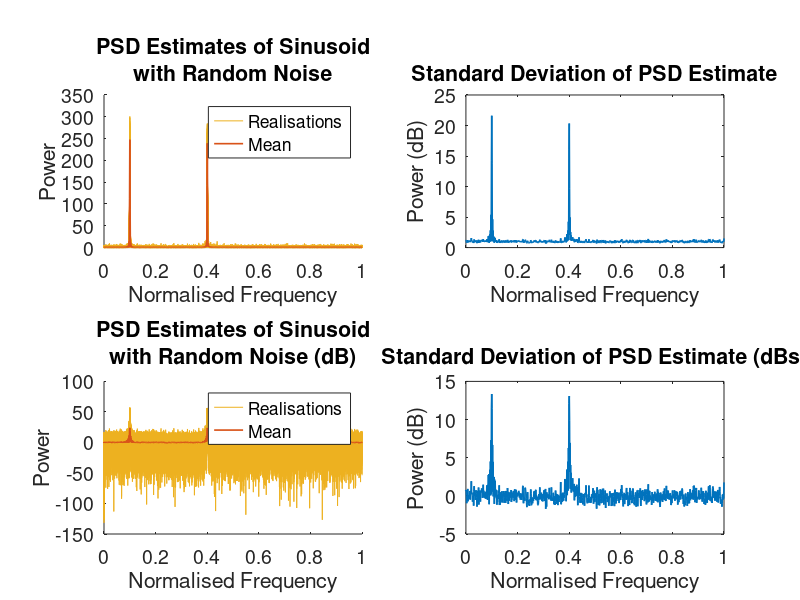

Write MATLAB code to recreate this figure.
% 1.3.b)c) Correlation Estimation
clear;

% Generate the PSD estimate (biased) of several realisations of a random
% process

t = [0:0.01:9.99];
reps = 100;
noise = randn(reps, length(t));
x1 = repmat((sin(2*pi*20*t)+sin(2*pi*5*t)), reps, 1) + noise;
L = 2*length(t) - 1;
normf = linspace(-1, 1, L);
P_all = zeros(reps, L);

figure();
for i = 1:reps
    acf = xcorr(x1(i,:), 'biased');
    P = abs(fftshift(fft(acf)));
    
    % Plotting with linear power
    subplot(2, 2, 1); hold on; 
    one = plot(normf, P, 'Color',[0.9290, 0.6940, 0.1250] ); xlim([0, 1]); hold off;
    
    % Plotting with power in dBs
    subplot(2, 2, 3); hold on;
    one_dB = plot(normf, 10*log(P), 'Color', [0.9290, 0.6940, 0.1250]);  xlim([0, 1]); hold off;
    
    % Store PSD estimates
    P_all(i, :) = P;
end
subplot(2, 2, 1); hold on; 
m = plot(normf, mean(P_all, 1), 'Color', [0.8500, 0.3250, 0.0980], 'LineWidth', 1.2);
set(gca, 'FontSize', 14); xlabel('Normalised Frequency'); ylabel('Power')
title({'PSD Estimates of Sinusoid', 'with Random Noise'}); legend([one, m], {'Realisations', 'Mean'})

subplot(2, 2, 3); hold on; 
m = plot(normf, 10*log10(mean(P_all, 1)), 'Color', [0.8500, 0.3250, 0.0980], 'LineWidth', 1.2);
set(gca, 'FontSize', 14); xlabel('Normalised Frequency'); ylabel('Power')
title({'PSD Estimates of Sinusoid', 'with Random Noise (dB)'}); legend([one_dB, m], {'Realisations', 'Mean'})

subplot(2, 2, 2); plot(normf, std(P_all, 1), 'LineWidth', 1.2); xlim([0, 1]);
set(gca, 'FontSize', 14); xlabel('Normalised Frequency'); ylabel('Power (dB)')
title('Standard Deviation of PSD Estimate'); 

subplot(2, 2, 4); plot(normf, 10*log10(std(P_all, 1)), 'LineWidth', 1.2); xlim([0, 1]);
set(gca, 'FontSize', 14); xlabel('Normalised Frequency'); ylabel('Power (dB)')
title('Standard Deviation of PSD Estimate (dBs)'); 